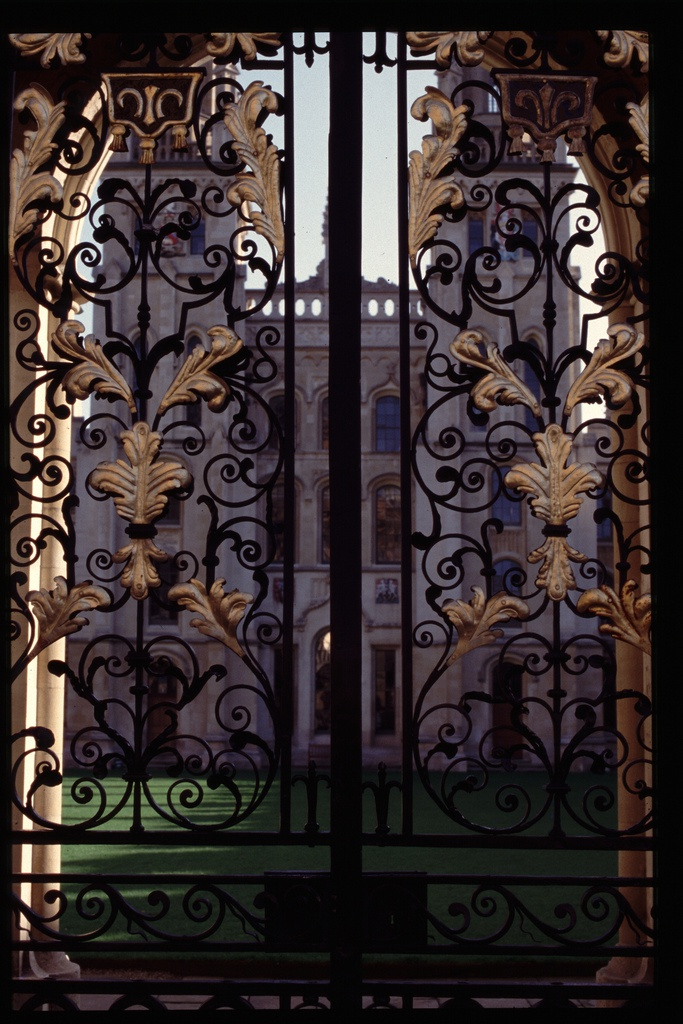
#> input picture dataset/testing/all_souls_000000.jpg, 683 x 1024 px
$ python search.py --image ../dataset/testing/all_souls_000000.jpg
#> lines starting #> are read from the running program, lines starting #| are printed output that depends on the picture
#!/usr/local/bin/python2.7
#python search.py -i dataset/train/ukbench00000.jpg

import argparse as ap
import cv2
import imutils
import numpy as np
import os
import joblib
from scipy.cluster.vq import *

from sklearn import preprocessing
import numpy as np

from pylab import *
from PIL import Image
from rootsift import RootSIFT

# Get the path of the training set
parser = ap.ArgumentParser()
parser.add_argument("-i", "--image", help="Path to query image", required="True")
args = vars(parser.parse_args())

# Get query image path
image_path = args["image"]

# Load the classifier, class names, scaler, number of clusters and vocabulary
im_features, image_paths, idf, numWords, voc = joblib.load("bag-of-words.pkl")
#> (reads IR_1.0/bag-of-words.pkl from the repository)

# Create feature extraction and keypoint detector objects
# fea_det = cv2.FeatureDetector_create("SIFT")
# des_ext = cv2.DescriptorExtractor_create("SIFT")
fea_det = cv2.xfeatures2d.SIFT_create()

# List where all the descriptors are stored
des_list = []

im = cv2.imread(image_path)
#> im is the input picture: shape (1024, 683, 3); mean B, G, R 45.5, 45.9, 55.3
im_size = im.shape
#> im_size = (1024, 683, 3)
# print str(im.shape)
im = cv2.resize(im,(int(im_size[1]/4),int(im_size[0]/4)))
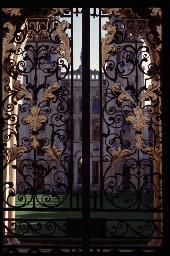
#> im: shape (256, 170, 3); mean B, G, R 45.6, 46, 55.4


# kpts = fea_det.detect(im)
# kpts, des = des_ext.compute(im, kpts)
kpts, des = fea_det.detectAndCompute(im, None)
#> kpts = 688 keypoints; strongest (x, y, size): (7, 185, 2.1), (7, 206, 1.9), (10, 113, 1.9), (6, 223, 2.7)

# rootsift
#rs = RootSIFT()
#des = rs.compute(kpts, des)

des_list.append((image_path, des))

# Stack all the descriptors vertically in a numpy array
descriptors = des_list[0][1]

#
test_features = np.zeros((1, numWords), "float32")
words, distance = vq(descriptors,voc)
#> words = 688 values, max 997 at index 146, min 2 at index 441, mean 504.2; distance = 688 values, max 345.4 at index 137, min 120.6 at index 377, mean 274.3
for w in words:
    test_features[0][w] += 1
#> this loop made 688 passes
#> w on passes 1 to 3: 591, 929, 735

# Perform Tf-Idf vectorization and L2 normalization
test_features = test_features*idf
test_features = preprocessing.normalize(test_features, norm='l2')

score = np.dot(test_features, im_features.T)
rank_ID = np.argsort(-score)

# Visualize the results
figure()
gray()
subplot(5,4,1)
imshow(im[:,:,::-1])
axis('off')
for i, ID in enumerate(rank_ID[0][0:16]):
	img = Image.open(image_paths[ID])
#> (the run stopped early here; a loop or call above may not have finished)
